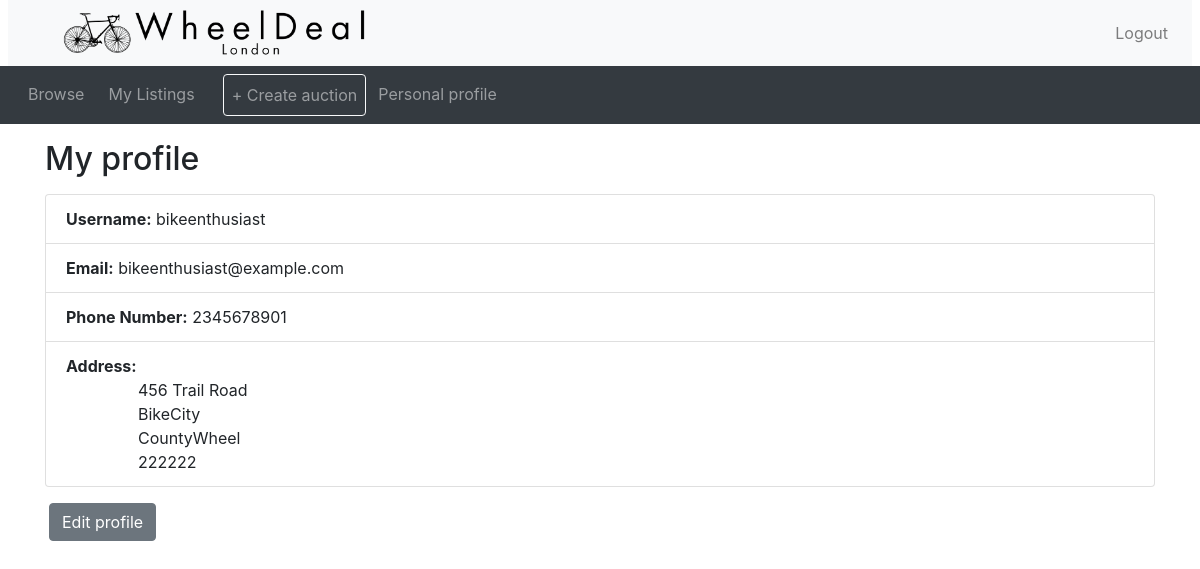
The app's page /WheelDeal/profile.php (signed in) with its own data.
### tables this page shows
CREATE TABLE `Address` (
  `addressId` int NOT NULL,
  `street` varchar(50) NOT NULL,
  `city` varchar(50) NOT NULL,
  `county` varchar(50) NOT NULL,
  `postcode` varchar(8) NOT NULL,
  `userId` int NOT NULL
);

CREATE TABLE `User` (
  `userId` int NOT NULL,
  `username` varchar(50) NOT NULL,
  `password` varchar(255) NOT NULL,
  `email` varchar(50) NOT NULL,
  `phoneNumber` varchar(50) NOT NULL,
  `userType` varchar(7) NOT NULL
);

### WheelDeal/profile.php (the view, shortened to what this page needs)
<?php
include_once("header.php");
require("db_connect.php");
?>
<div class="container">
<h2 class="my-3">My profile</h2>
<?php
if (!isset($_SESSION['logged_in']) || !isset($_SESSION['user_id'])) {
    echo '<div class="alert alert-danger">Please log in to view your profile.</div>';
    echo '<div class="text-center"><a href="login.php" class="btn btn-primary">Log in</a></div>';
} else {
    $userId = $_SESSION['user_id'];
    try {
        $sql = "SELECT U.username, U.email, U.phoneNumber, a.street, a.city, a.county, a.postcode
                FROM User U
                LEFT JOIN Address a ON a.userId = U.userId
                WHERE U.userId = ?";
        $stmt = $pdo->prepare($sql);
        $stmt->execute([$userId]);
        $userProfile = $stmt->fetch(PDO::FETCH_ASSOC);
        if (!$userProfile) {
            echo '<div class="alert alert-danger">Your profile does not exist in our database.</div>';
        } else {
            echo '<ul class="list-group">';
            echo '<li class="list-group-item"><strong>Username:</strong> ' . htmlspecialchars($userProfile['username']) . '</li>';
            echo '<li class="list-group-item"><strong>Email:</strong> ' . htmlspecialchars($userProfile['email']) . '</li>';
            echo '<li class="list-group-item"><strong>Phone Number:</strong> ' . htmlspecialchars($userProfile['phoneNumber']) . '</li>';
            $indent = "&nbsp;&nbsp;&nbsp;&nbsp;&nbsp;&nbsp;&nbsp;&nbsp&nbsp;&nbsp;&nbsp;&nbsp;&nbsp;&nbsp;&nbsp;&nbsp;";
            echo '<li class="list-group-item"><strong>Address:</strong><br>' .
                 (isset($userProfile['street']) ? $indent . htmlspecialchars($userProfile['street']) . '<br>' : '') .
                 (isset($userProfile['city']) ? $indent . htmlspecialchars($userProfile['city']) . '<br>' : '') .
                 (isset($userProfile['county']) ? $indent . htmlspecialchars($userProfile['county']) . '<br>' : '') .
                 (isset($userProfile['postcode']) ? $indent . htmlspecialchars($userProfile['postcode']) : '');
            echo '</li>';
            echo '</ul>';
        }
    } catch (PDOException $e) {
        echo '<div class="alert alert-danger">An error occurred while retrieving your profile: ' . htmlspecialchars($e->getMessage()) . '</div>';
    }
}
?>
<?php
  if (isset($_SESSION['account_type']) && ($_SESSION['account_type'] == 'seller' || $_SESSION['account_type'] == 'buyer')) {
  echo('
  <div class="nav-item mx-1">
    <a class="btn btn-secondary mt-3" href="editProfile.php">Edit profile</a>
  </div>');
  }
?>
</div>
<?php include_once("footer.php")?>

### records on screen
address: userId.username "bikeenthusiast", userId.email "bikeenthusiast@example.com", userId.phoneNumber "2345678901", street "456 Trail Road", city "BikeCity", county "CountyWheel", postcode "222222"
